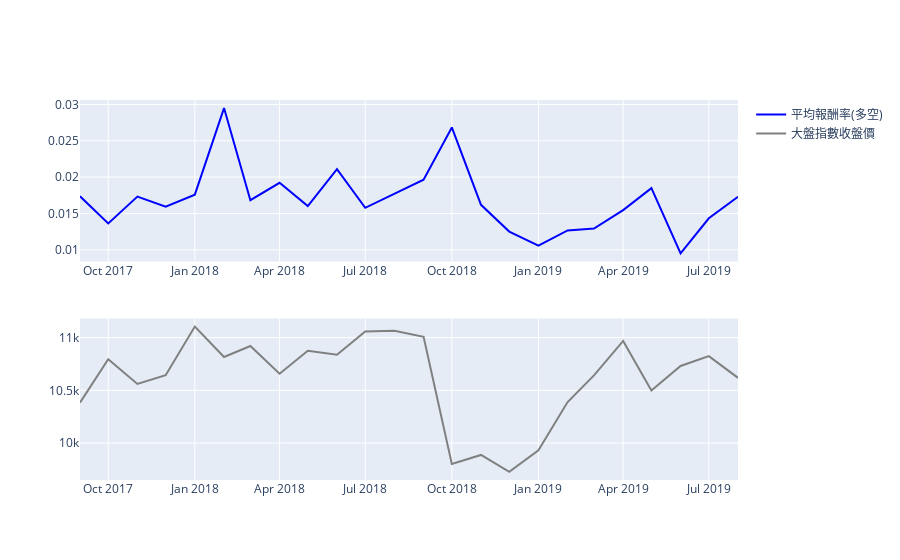

The cell this chart's notebook holds for it:
### Code cell
# df1 = d[d.StockNo == '2330'].sort_values(by='ts').reset_index(drop=True)
# df1['future_return']
fig2 = make_subplots(rows=2, cols=1)
# fig2 = go.Figure()
fig2.append_trace(
    go.Scatter(
        x=d1.index,
        y=(d1['down_ratio'] + d1['up_ratio']) / 2,
        mode="lines",
        line=go.scatter.Line(color="blue"),
        name="平均報酬率(多空)",
        ),
    
    row=1, col=1,
)

fig2.append_trace(
    go.Scatter(
        x=d1.index,
        y=d1['index'],
        mode="lines",
        line=go.scatter.Line(color="gray"),
        name="大盤指數收盤價",
        ),
    
    row=2, col=1,
)

# fig2.append_trace(
#     go.Scatter(
#         x=d1.index,
#         y=d1['down_ratio'],
#         mode="lines",
#         line=go.scatter.Line(color="green"),
#         name="down_ratio",
#         ),
    
#     row=2, col=1,
# )

# fig2.append_trace(
#     go.Scatter(
#         x=d1.index,
#         y=(d1['down_ratio'] + d1['up_ratio'])/2,
#         mode="lines",
#         line=go.scatter.Line(color="blue"),
#         name="total_ratio",
#         ),
    
#     row=3, col=1,
# )

# fig = go.Figure()


# fig.add_trace(
#     go.Scatter(
#         x=d1.index,
#         y=d1['index'],
#         mode="lines",
#         line=go.scatter.Line(color="gray"),
#         name="index_close",
#         ),
    
# #     row=1, col=1,
# )
# fig.update_layout(showlegend=True)




# fig.update_layout(xaxis_rangeslider_visible=False, width=800)
# fig2.update_layout(width=835,height=300)
# fig2.update_yaxes(range=[0, 0.07])

fig2.show()
# fig.show()

### Figure 1 — Plotly figure (JSON) as saved in the notebook; plotly's stock layout.template omitted (floating-point values rounded to 4 significant figures)
{"data": [{"line": {"color": "blue"}, "mode": "lines", "name": "平均報酬率(多空)", "type": "scatter", "x": ["2017-09-01", "2017-10-01", "2017-11-01", "2017-12-01", "2018-01-01", "2018-02-01", "2018-03-01", "2018-04-01", "2018-05-01", "2018-06-01", "2018-07-01", "2018-08-01", "2018-09-01", "2018-10-01", "2018-11-01", "2018-12-01", "2019-01-01", "2019-02-01", "2019-03-01", "2019-04-01", "2019-05-01", "2019-06-01", "2019-07-01", "2019-08-01"], "xaxis": "x", "y": [0.01737, 0.01362, 0.01732, 0.01594, 0.01759, 0.0295, 0.01682, 0.01922, 0.01602, 0.02109, 0.01577, 0.01769, 0.01965, 0.02683, 0.01619, 0.01251, 0.01059, 0.01267, 0.01293, 0.01546, 0.01849, 0.009505, 0.01434, 0.01731], "yaxis": "y"}, {"line": {"color": "gray"}, "mode": "lines", "name": "大盤指數收盤價", "type": "scatter", "x": ["2017-09-01", "2017-10-01", "2017-11-01", "2017-12-01", "2018-01-01", "2018-02-01", "2018-03-01", "2018-04-01", "2018-05-01", "2018-06-01", "2018-07-01", "2018-08-01", "2018-09-01", "2018-10-01", "2018-11-01", "2018-12-01", "2019-01-01", "2019-02-01", "2019-03-01", "2019-04-01", "2019-05-01", "2019-06-01", "2019-07-01", "2019-08-01"], "xaxis": "x2", "y": [10380.0, 10790.0, 10560.0, 10640.0, 11100.0, 10820.0, 10920.0, 10660.0, 10870.0, 10840.0, 11060.0, 11060.0, 11010.0, 9802.0, 9888.0, 9727.0, 9932.0, 10390.0, 10640.0, 10970.0, 10500.0, 10730.0, 10820.0, 10620.0], "yaxis": "y2"}], "layout": {"xaxis": {"anchor": "y", "domain": [0, 1]}, "xaxis2": {"anchor": "y2", "domain": [0, 1]}, "yaxis": {"anchor": "x", "domain": [0.575, 1]}, "yaxis2": {"anchor": "x2", "domain": [0, 0.425]}}}
